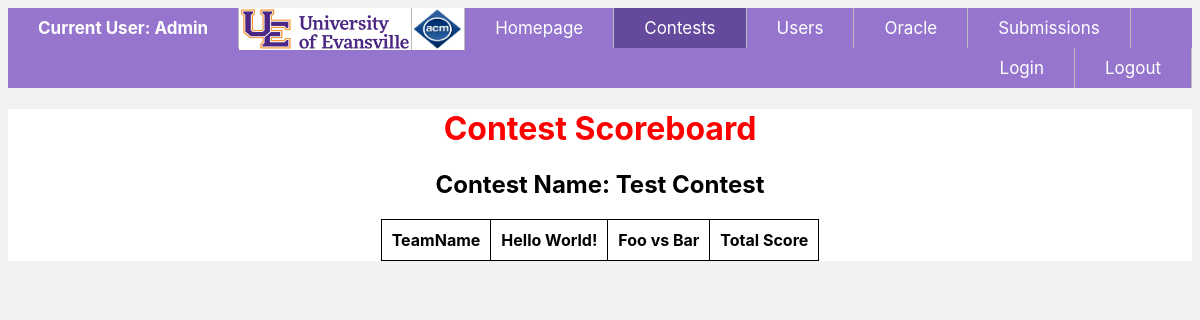
The page /contests/17/scoreboard/ (signed in) on the database its author committed.
### users/models.py (models this page shows, shortened)
class CustomUser(AbstractBaseUser):
    userName        = models.CharField(max_length = 30, unique = True)
    userNameDetail  = models.CharField(max_length = 50, null = True, blank = True)
    userType        = models.CharField(max_length=20,
                                    choices = user_choices,
                                    default = user_choices[1])
    participatingIn  = models.ManyToManyField(Contest, blank = True)
    date_joined     = models.DateTimeField(blank = True, null = True)
    last_login      = models.DateTimeField(blank = True, null = True)
    admin        = models.BooleanField(default = False)
    active       = models.BooleanField(default = True)
    staff        = models.BooleanField(default = False)
    is_superuser    = models.BooleanField(default = False)
    USERNAME_FIELD = 'userName'
    REQUIRED_FIELDS = ['userType', 'password']
    objects = MyAccountManager()

### contests/models.py (models this page shows, shortened)
class Contest(models.Model):
    contestName             = models.CharField(max_length = 50, unique = True)
    contestDate             = models.DateField()
    contestants             = models.ManyToManyField('users.CustomUser', blank = True)
    contestHours            = models.PositiveSmallIntegerField(default = 2)
    contestMinutes          = models.PositiveSmallIntegerField(default = 0)
    contestDuration         = models.DurationField(default = datetime.timedelta(days = 0, seconds=7200))
    isRunning               = models.BooleanField(default = False)
    isPaused                = models.BooleanField(default = False)
    pauseTime               = models.DateTimeField(null = True)
    startTime               = models.DateTimeField(null = True)
    stopTime                = models.DateTimeField(null = True)
    def get_remaining_time(self):
        remainingTime = 0
        if not self.isRunning:
            return remainingTime

class Problem(models.Model):
    contest                = models.ForeignKey(Contest, null = True, on_delete = models.CASCADE, related_name = "contestproblems")
    problemName            = models.CharField(max_length = 100, unique = True, default = "Another Problem", null = False)
    problemInformation     = models.TextField(null = True)
    problemTests           = models.TextField(null = True)
    def __str__(self):
        return self.problemName

### contests/views.py (the view, shortened to what this page needs)
# urls.py: path('<int:id>/scoreboard/', ContestScoreBoardView.as_view(), name = 'contest-scoreboard'),
@class_view_decorator(custom_login_required)
class ContestScoreBoardView(ListView):
    template_name = "contests/contest_scoreboard.html"
    def get_queryset(self):
        contest_id       = self.kwargs.get("id")
        current_contest     = Contest.objects.get(id = contest_id)
        from users.models import CustomUser
        teams = CustomUser.objects.filter(participatingIn = current_contest)
        return teams
    def get_context_data(self, **kwargs):
        context = super().get_context_data(**kwargs)
        contest_id       = self.kwargs.get("id")
        current_contest     = Contest.objects.get(id = contest_id)
        problem_list        = current_contest.contestproblems.all()
        from submission.models import Submission
        submissionList      = Submission.objects.filter(submissionProblem__in = problem_list)
        from users.models import CustomUser
        teams = CustomUser.objects.filter(participatingIn = current_contest)
        context['submission_list']  = submissionList
        context['problem_list']     = problem_list
        context['team_list']        = teams
        context['contest']          = current_contest
        score_data = {}
        context['score_data'] = score_data
        od = OrderedDict(sorted (score_data.items(), key = lambda kv:kv[1]["sum"], reverse=False))
        od = OrderedDict(sorted (score_data.items(), key = lambda kv:kv[1]["correct"], reverse=True))
        context['score_data'] = od
        remainingTime = current_contest.get_remaining_time()
        if (remainingTime // 3600 > 0 or ((remainingTime // 60) % 60) >= 30 or (remainingTime == 0)):
            scoreboard_active = True
        else:
            scoreboard_active = False
        context['active_status'] = scoreboard_active
        return context

### contests/templates/contests/contest_scoreboard.html (shortened to what this page needs)
{% extends 'base.html' %}
{% load app_tags %}
{% block content %}
{% load static %}
<link rel = "stylesheet" type = "text/css" href = "{% static 'css/style_scoreboard.css' %}" />
<div id = "scoreboardcontainer">
<div class = "scoreboardcontainer">
<h1>Contest Scoreboard</h1>
<h2>Contest Name: {{ contest.contestName }}</h2>
{% if request.user.userType == "team" and not active_status %}
    <h2>Less than 30 minutes left for contest closing, Scoreboard Unavailable</h2>
{% else %}
<table>
    <tr>
        <td><b>TeamName</b></td>
        {% for problem in problem_list %}
            <td><b>{{ problem }}</b></td>
        {% endfor %}
        <td><b>Total Score</b></td>
    </tr>
</table>
{% endif %}
</div>
</div>
{% endblock %}

### contest/templates/navbar.html
{% load static %}
<nav>
    <link rel = "stylesheet" type = "text/css" href = "{% static 'css/navbar_style.css' %}" />
    <div id = "menu">
        <ul>
            <li id = "user">
            {% if request.user.userName != None and request.user.userName != "" %}
                        Current User: {{ request.user.userName }}
                    {% else %}
                        Current User: No User Logged In
            {% endif %}
            </li>
            <li><img src = "{% static 'logo/UElogo.jpg' %}" class = "logo1"/></li>
            <li><img src = "{% static 'logo/ACMlogo.png' %}" class = "logo"/></li>
            <li class="{% ifequal request.path '/home/'%} active {% endifequal%}">
                <a href="{% url 'home:homepage-view' %}"> Homepage</a>
            </li>
            <li class="{% if 'contests' in request.build_absolute_uri %} active {% endif%}">
                <a href="{% url 'contests:contest-list' %}"> Contests </a>
            </li>
            <li class="{% if 'users' in request.build_absolute_uri %} active {% endif%}">
                <a href="{% url 'users:user-list' %}"> Users </a>
            </li>
            <li class="{% ifequal request.path '/oracle/'%} active {% endifequal%}">
                <a href="{% url 'oracle:posts-list' %}"> Oracle </a>
            </li>
            <li class="{% ifequal request.path '/submission/'%} active {% endifequal%}">
                <a href="{% url 'submission:submission-list' %}"> Submissions </a>
            </li>
            <li style = "float:right"><a href="{% url 'login:logout-page' %}"> Logout </a></li>
            <li class="{% ifequal request.path '/login/'%} active {% endifequal%}"  style = "float:right">
                <a href="{% url 'login:login-page' %}"> Login </a>
            </li>
        </ul>
    </div>
</nav>

### static/css/navbar_style.css (style rules this page uses)
html { background-color: #f2f2f2; font-family: -apple-system, BlinkMacSystemFont, 'Segoe UI', Roboto, Oxygen, Ubuntu, Cantarell, 'Open Sans', 'Helvetica Neue', sans-serif; }
#menu { background-color: white; }
h1 { color:red; }
#menu a { text-decoration: none; display: block; }
#menu ul { list-style-type: none; margin: 0; padding: 0; overflow: hidden; background-color: #9575cd; }
#user { padding: 10px 30px; font-weight: bold; text-transform: capitalize; color: white; }
#menu li { display: block; float: left; text-align: center; border-right: 1px solid #bbb; font-size: 17px; }
#menu li a { color: white; float: left; text-align: center; padding: 10px 30px; text-decoration: none; }
.logo { display: inline-block; vertical-align: top; width: 50px; height: 40px; border: 1px solid white; }
.logo1 { display: inline-block; vertical-align: top; width: 170px; height: 40px; border: 1px solid white; }
#menu ul li.active a { background-color: #65499c; }

### static/css/style_scoreboard.css (style rules this page uses)
.scoreboardcontainer { position: relative; background-color: white; text-align: center; }
table { align-self: center; margin-left: auto; margin-right: auto; border-collapse: collapse; }
table, th, td { border: 1px solid black; padding: 10px; }

### rows shown on the page
CustomUser: user.userName "Admin"
Contest: contestName "Test Contest"
Problem: problemName "Hello World!"
Problem: problemName "Foo vs Bar"
